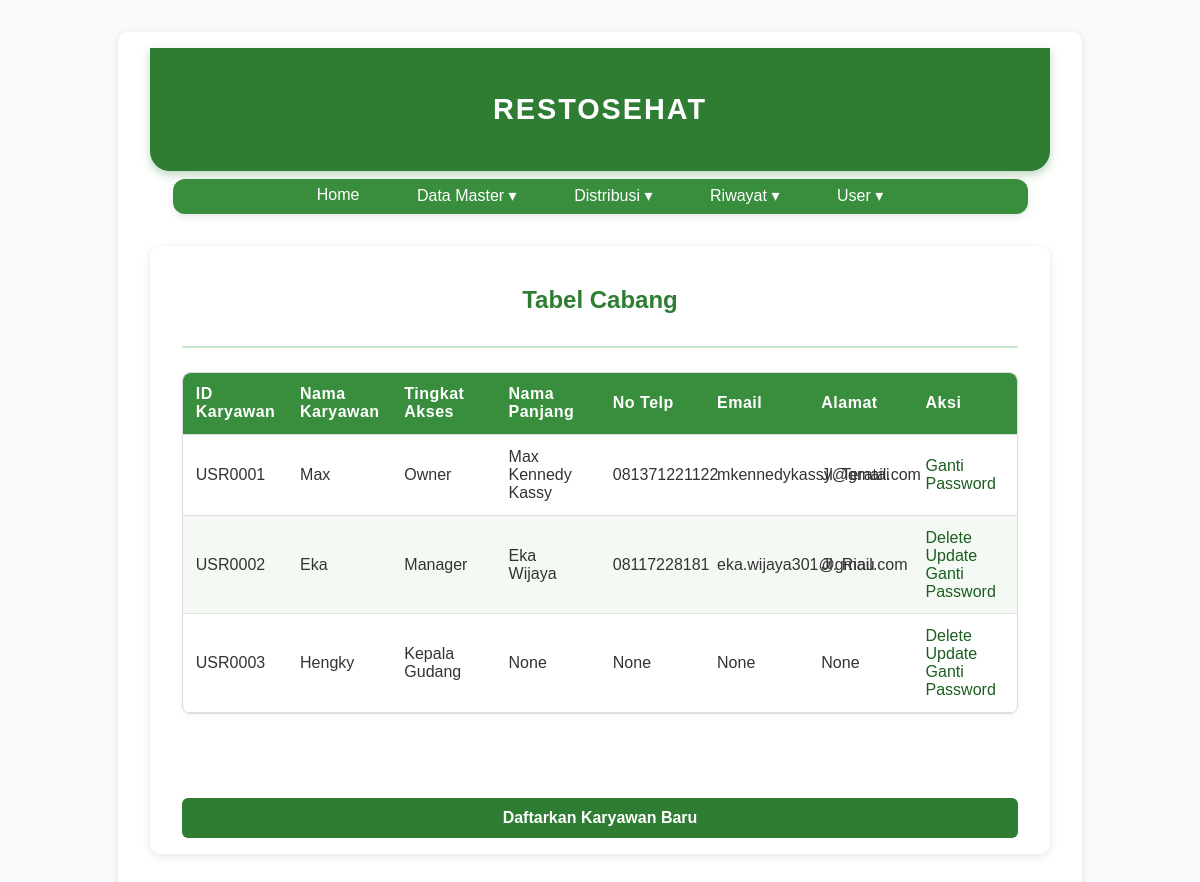
/karyawan (signed in), run on the app's committed database.
### main.py (models this page shows, shortened)
class User(db.Model, UserMixin):
    idPrefix = 'USR'
    id = db.Column(db.String(5), primary_key=True)
    username = db.Column(db.String(80), unique=True, nullable=False)
    password_hash = db.Column(db.String(200), nullable=False)
    role = db.Column(db.String(50), default='User')
    namaPanjang = db.Column(db.String(200), unique=True)
    email = db.Column(db.String(100), unique=True)
    noTelp = db.Column(db.String(12), unique=True)
    alamat = db.Column(db.String(150), unique=True)

### main.py (the view)
@app.route("/karyawan")
@login_required
def karyawan():
    employees = User.query.order_by(User.id).all()
    return render_template('karyawan.html', employees=employees)

### main.py (called while the page is built)
@login_manager.user_loader
def load_user(user_id):
    return User.query.get(user_id)

### templates/karyawan.html (shortened to what this page needs)
{% extends 'base.html' %}
{% block body %}
<div class="content">
    <div class="head-content">
        <p>Tabel Cabang</p>
    </div>
    <div class="main-content">
        {% if employees|length < 1 %}
        <h4>Kosong</h4>
        {% else %}
        <div class="table-container">
            <table>
                <thead>
                    <tr>
                        <th>ID Karyawan</th>
                        <th>Nama Karyawan</th>
                        <th>Tingkat Akses</th>
                        <th>Nama Panjang</th>
                        <th>No Telp</th>
                        <th>Email</th>
                        <th>Alamat</th>
                        <th>Aksi</th>
                    </tr>
                </thead>
                <tbody>
                    {% for employee in employees %}
                    <tr>
                        <td>{{ employee.id }}</td>
                        <td>{{ employee.username }}</td>
                        <td>{{ employee.role }}</td>
                        <td>{{ employee.namaPanjang }}</td>
                        <td>{{ employee.noTelp }}</td>
                        <td>{{ employee.email }}</td>
                        <td>{{ employee.alamat }}</td>
                        <td>
                            {% if employee.role != 'Owner' %}
                            <a href="/delete_karyawan/{{employee.id}}">Delete</a>
                            <br>
                            <a href="/update_karyawan/{{employee.id}}">Update</a>
                            <br>
                            <a href="/change_password/{{employee.id}}">Ganti Password</a>
                            {% endif %}
                            {% if employee.role == 'Owner' and current_user.role == 'Owner'  %}
                            <a href="change_password/{{employee.id}}">Ganti Password</a>
                            {% endif %}
                        </td>
                    </tr>
                    {% endfor %}
                </tbody>
            </table>
        </div>
        {% endif %}
        <br><br>
        <input type="submit" value="Daftarkan Karyawan Baru" onclick="window.location.href='/register'">
    </div>
</div>
{% endblock %}

### static/main.css (style rules this page uses)
body { margin: 0; padding: 0; font-family: 'Poppins', sans-serif; background-color: #f9fafb; color: #333; }
.content { max-width: 900px; margin: 2rem auto; padding: 1rem 2rem; background-color: white; border-radius: 10px; box-shadow: 0 2px 8px rgba(0, 0, 0, 0.1); }
.head-content { text-align: center; font-size: 1.5rem; font-weight: 600; color: #2e7d32; border-bottom: 2px solid #c8e6c9; padding-bottom: 0.5rem; margin-bottom: 1.5rem; }
.main-content { display: flex; flex-direction: column; align-items: center; gap: 1.5rem; }
table { width: 100%; border-collapse: collapse; border-radius: 8px; overflow: hidden; box-shadow: 0 2px 6px rgba(0, 0, 0, 0.05); }
th { background-color: #388e3c; color: white; text-align: left; padding: 0.8rem; font-weight: 600; letter-spacing: 0.5px; }
td { padding: 0.8rem; border-bottom: 1px solid #e0e0e0; }
tr:nth-child(even) { background-color: #f4f9f4; }
td a { text-decoration: none; color: #1b5e20; font-weight: 500; transition: color 0.2s ease-in-out; }
.main-content input[type="submit"] { background-color: #2e7d32; color: white; border: none; padding: 0.7rem 1.4rem; border-radius: 6px; font-weight: 600; font-size: 1rem; cursor: pointer; transition: 0.2s ease-in-out; width: 100%; }
.table-container { max-height: 400px; border: 1px solid #e0e0e0; border-radius: 8px; }
.table-container table { width: 100%; border-collapse: collapse; }
.table-container thead { display: table; width: 100%; table-layout: fixed; }
.table-container thead th { position: sticky; top: 0; background-color: #388e3c; color: white; z-index: 1; text-align: left; padding: 0.8rem; border-bottom: 1px solid #e0e0e0; }
.table-container tbody { display: block; max-height: 350px; overflow-y: auto; width: 100%; }
.table-container tbody tr { display: table; width: 100%; table-layout: fixed; }
.table-container tbody tr:nth-child(even) { background-color: #f4f9f4; }
.table-container td { padding: 0.8rem; border-bottom: 1px solid #e0e0e0; }

### data on the page
User: id "USR0001", username "Max", role "Owner", namaPanjang "Max Kennedy Kassy", noTelp "081371221122", email "mkennedykassy@gmail.com", alamat "Jl. Teratai"
User: id "USR0002", username "Eka", role "Manager", namaPanjang "Eka Wijaya", noTelp "08117228181", email "eka.wijaya301@gmail.com", alamat "Jl. Riau"
User: id "USR0003", username "Hengky", role "Kepala Gudang", namaPanjang "None", noTelp "None", email "None", alamat "None"
